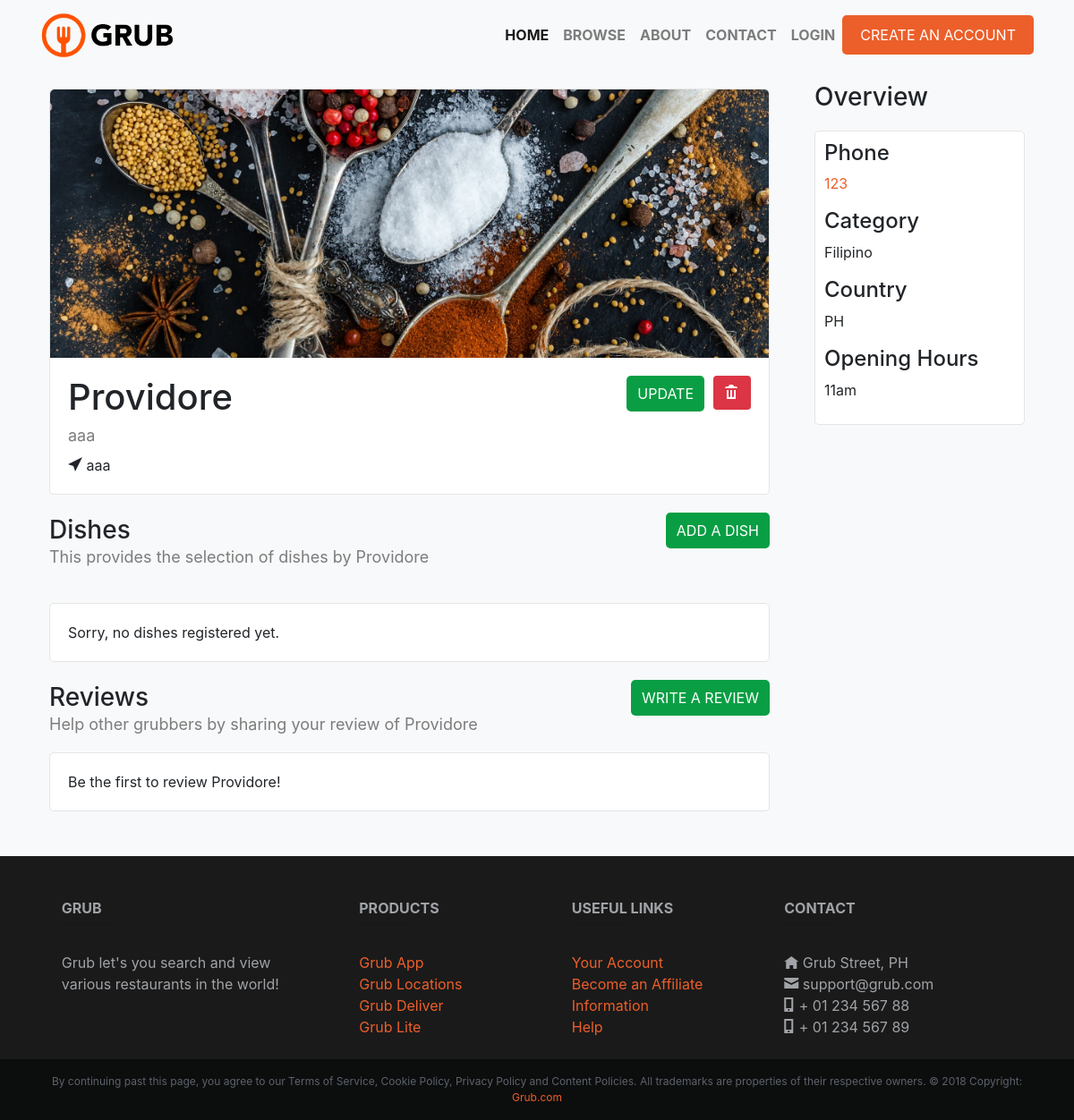
The page /restaurants/read/Providores/2 on the database as committed earlier.
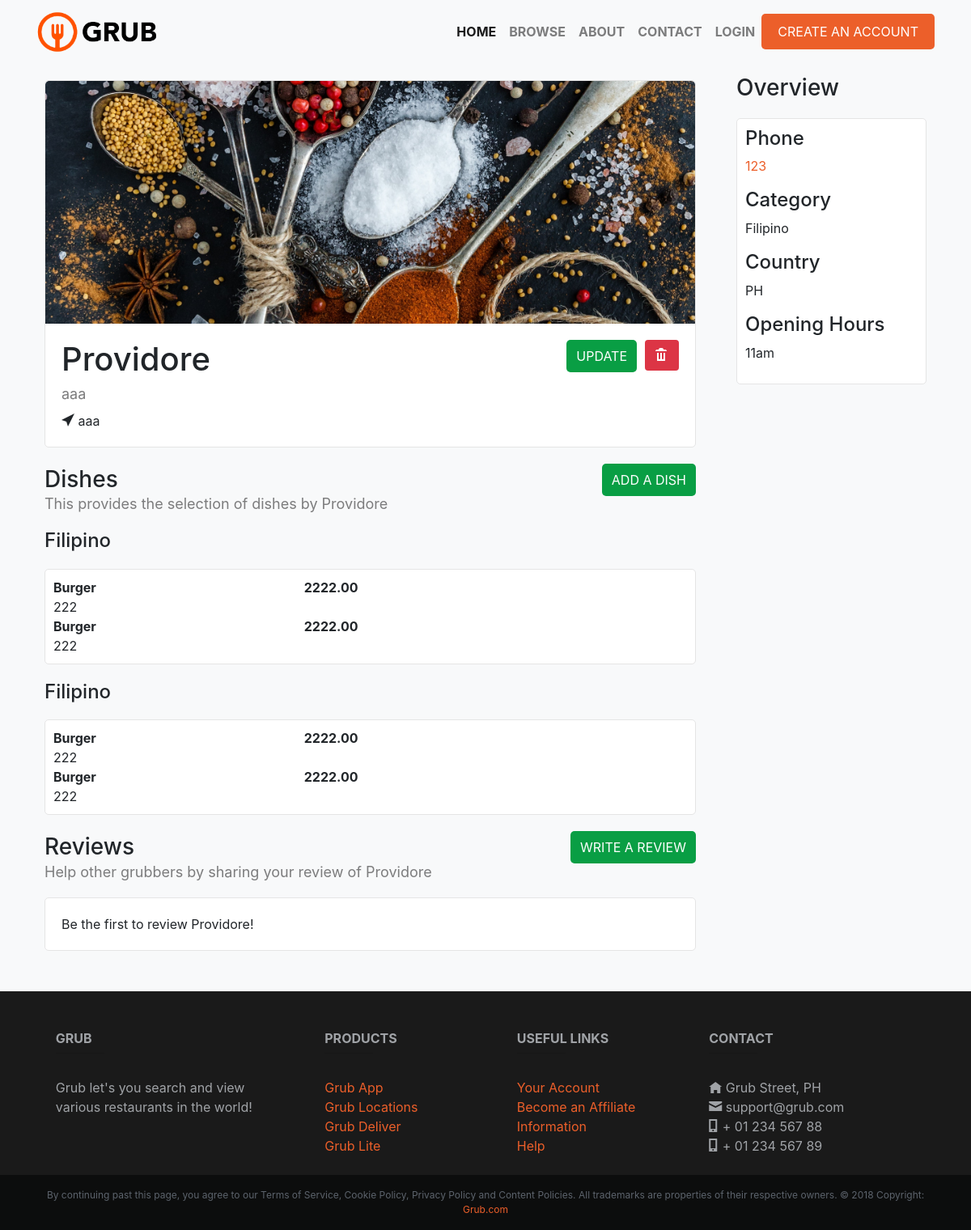
The same page on the database as committed later.
### restaurants/models.py (models this page shows, shortened)
class Dish(Model):
    user = ForeignKey(User, on_delete=CASCADE)
    dish = CharField(max_length=191)
    description = CharField(max_length=191)
    price = DecimalField('Php amount', max_digits=7, decimal_places=2, blank=True, null=True)
    restaurant = ForeignKey(Restaurant, on_delete=CASCADE)
    category = ForeignKey(Category, on_delete=CASCADE)
    created_at = DateTimeField(auto_now_add=True, editable=False)
    deleted_at = DateTimeField(null=True, blank=True, editable=False)
    updated_at = DateTimeField(auto_now=True, editable=False)
    class Meta:
        verbose_name_plural = "Dishes"

class Category(Model):
    user = ForeignKey(User, on_delete=CASCADE)
    category = CharField(max_length=191)
    is_active = BooleanField(default=True)
    class Meta:
        verbose_name_plural = "Categories"
    def __str__(self):
        return self.category

### restaurants/views.py (the view)
# urls.py: path('read/<str:category>/<int:id>', views.read, name="read"), #<int:id> placeholder, id is variable
def read(request, category, id):
    if (category == "dish"):
        obj = Dish.objects.get(pk=id)
        title = obj.dish
        info = {
            "User": obj.user,
            "Dish": obj.dish,
            "Description": obj.description,
            "Price": obj.price,
            "Restaurant": obj.restaurant,
            "Category": obj.category,
            "Created at": obj.created_at,
            "Updated at": obj.updated_at,
        }
    else:
        obj = Restaurant.objects.get(pk=id)
        title = obj.name
        info = {
            "User": obj.user,
            "Name": obj.name,
            "Description": obj.description,
            "Address": obj.address,
            "Country": obj.country,
            "Phone": obj.phone,
            "Category": obj.category,
            "Opening hours": obj.opening_hours,
            "Banner image": obj.banner_image,
            "Created at": obj.created_at,
            "Updated at": obj.updated_at,
        }
    resto = Restaurant.objects.get(pk=id)
    dishes = Dish.objects.filter(restaurant=resto)
    reviews = Review.objects.filter(restaurant=resto)
    context = {
		"title": title,
		"obj": obj,
		"info": info,
        "dishlist": dishes,
        "reviewlist": reviews
	}
    return render(request, "restaurants/read.html", context)

### restaurants/templates/restaurants/read.html (shortened to what the changed rows need)
{% extends "base.html" %}
{% block content %}
    <div class="container">
        <div class="row">
            <div class="col-lg-9">
                <div class="banner-container">
                    <div style="padding: 20px;">
                        <div class="clearfix">
                            <h1 style="float: left;">{{ title }}</h1>
                        </div>
                    </div>
                </div>
            </div>
        </div>
        <div class="row">
            <div class="col-lg-9">
                <div class="clearfix">
                    <div style="float: left; margin-bottom: 20px;">
                    </div>
                    <a style="float: right;" class="review-btn secondary-btn text-uppercase transition" href="{% url 'resto:create' 'dish' %}" role="button">Add A Dish</a>
                </div>
                {% for items in dishlist %}
                    <h4 class="category">{{ items.category }}</h4>
                    <div class="bg-box">
                        {% for item in dishlist %}
                            <div class="row">
                                {% if item.category == items.category %}
                                    <div class="col-sm-6">
                                        <div class="clearfix">
                                            <div style="float: left;">
                                                <p class="font-weight-bold">{{ item.dish }}</p>
                                                <p>{{ item.description }}</p>
                                            </div>
                                                <p class="font-weight-bold" style="float: right;">{{ item.price }}</p>
                                        </div>
                                    </div>
                                {% endif %}
                            </div>
                        {% endfor %}
                    </div>
                {% empty %}
                    <div class="bg-box" style="padding: 20px;">
                        <p>Sorry, no dishes registered yet.</p>
                    </div>
                {% endfor %}
            </div>
        </div>
    </div>
{% endblock %}

Rows that differ between the two databases and show on the page:
added Dish: category "Filipino", dish "Burger", description "222", price "2222.00"
added Dish: dish "Burger", description "222", price "2222.00", category "Filipino"
Other text that changed with them:
text no longer shown: "Sorry, no dishes registered yet."
